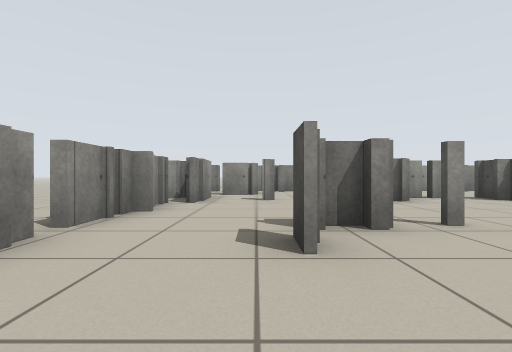
view 1 (above)

17 first-person views from a walk through a robot-simulator world made for Stage. The camera is 0.59 m above the floor, looks level and sees 85° across. The lines on the ground mark 1 m squares. The floor is counted in squares, 1 m on a side. Each view is taken from the middle of a square. On the plan, view 1 faces up. The plan holds only what a view shows up to about 9 squares ahead; the rest is blank. Robots are left out.

view 2
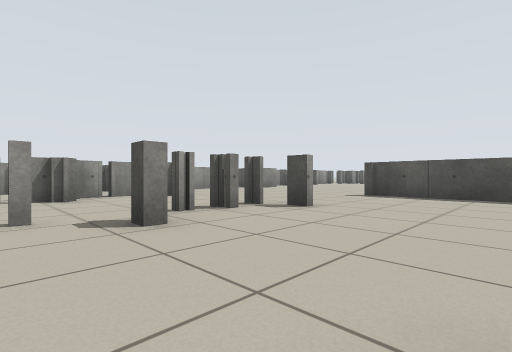

view 3
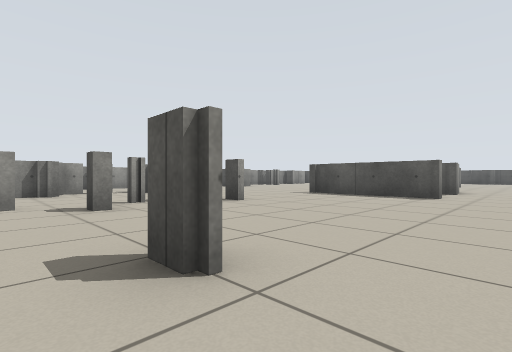

view 4
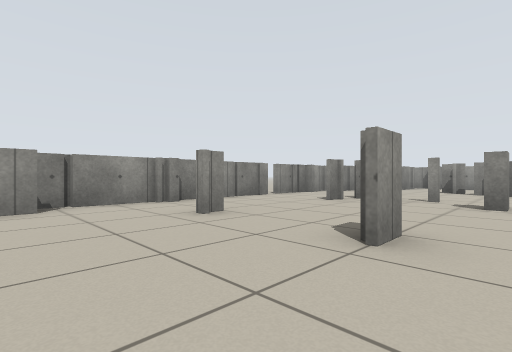

view 5
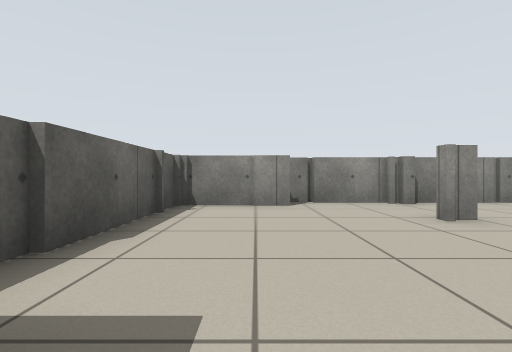

view 6
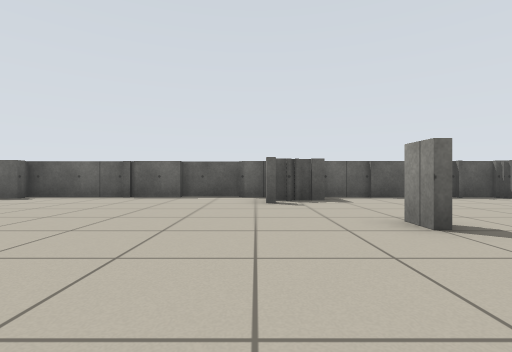

view 7
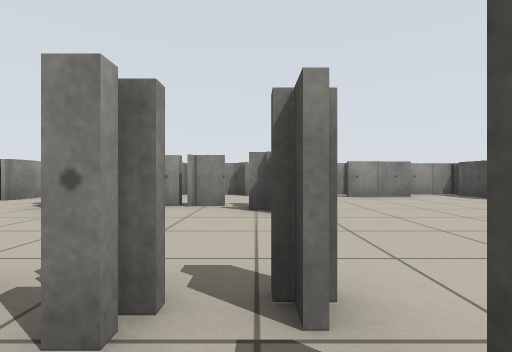

view 8
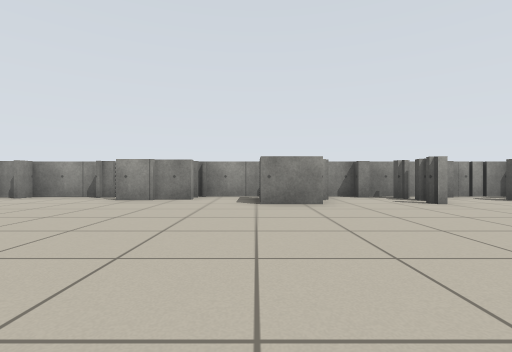

view 9
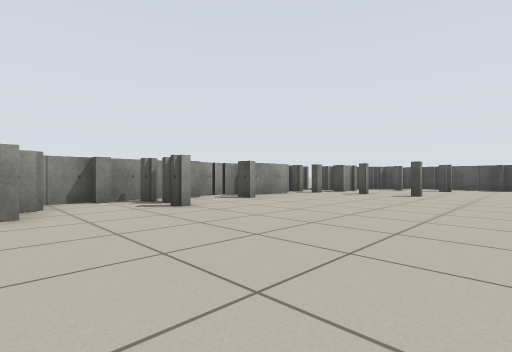

view 10
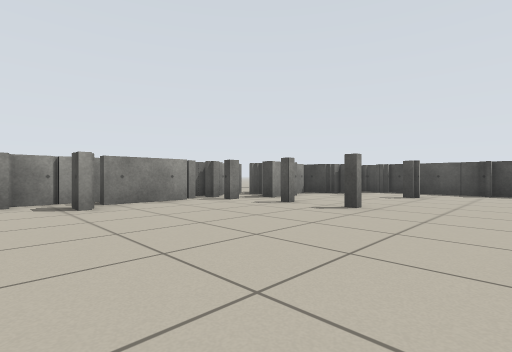

view 11
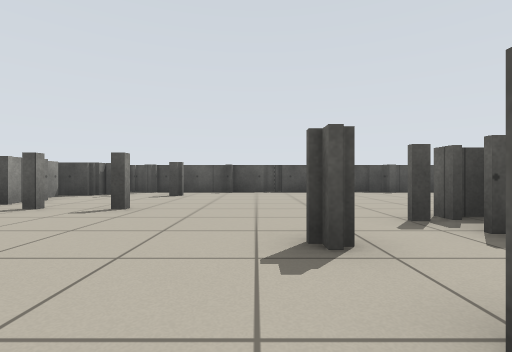

view 12
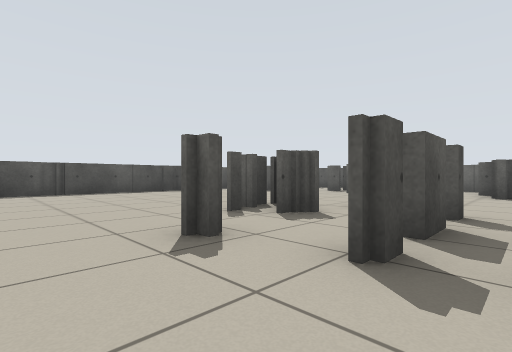

view 13
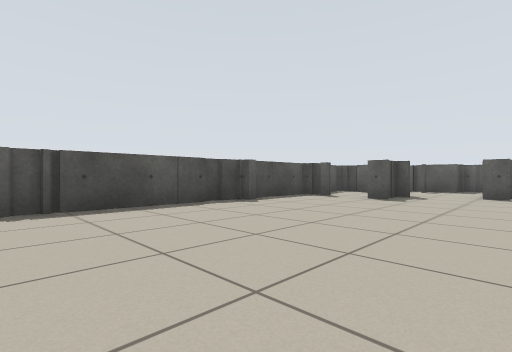

view 14
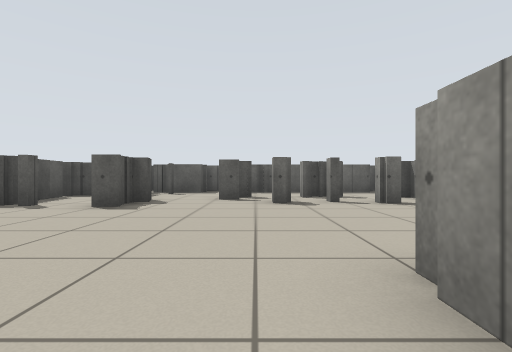

view 15
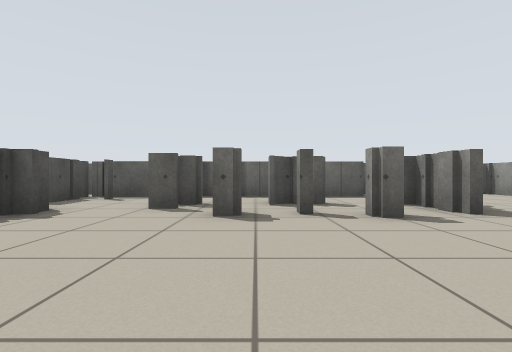

view 16
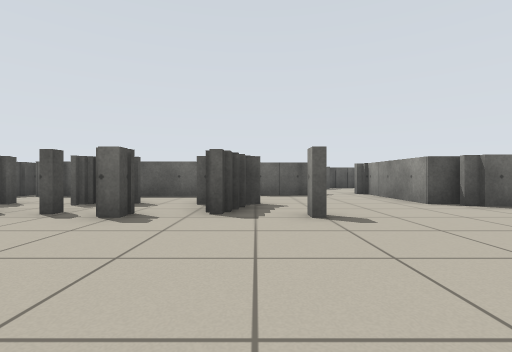

view 17
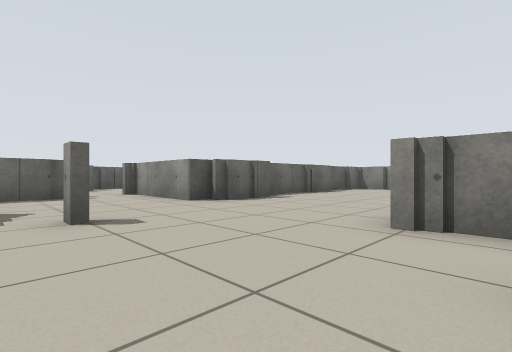

### Floor plan
Key: @ floor where view 1 was taken; # wall or solid block; x gap in a wall; . floor.
Columns run from 3 left of view 1 to 28 right of it. Each row starts with its distance up from view 1.
 11       #####################
 10    #  ......##.###.#.###.#####
  9  ###. .........##..#.........#
  8  #.....##................#...
  7  #x..##..#....................
  6  #..........................#.#
  5 .#............................#
  4 .#............................##
  3 .x.##...#x#.....    .#........#
  2  #....#.......#     .#.##.....#
  1  #............#     ...##.....##
  0  #.@..........###   ...........#
 -1  #.#..#.......#.#..............#
 -2  #.............................#
 -3  #............................##
 -4  #......#..........#..#.#...#.#
 -5  #.....#............##......#.##
 -6  ################...##.#..#..###
 -7                 #...........###
 -8                 #....#########
 -9                 #..###     #

Positions as (right, up) in squares from view 1, and headings:
1: (0, 0), facing up
2: (2, -1), facing up-right
3: (2, -3), facing up-right
4: (4, -4), facing up-left
5: (4, -4), facing left
6: (5, 2), facing down
7: (6, 2), facing up
8: (12, 3), facing up
9: (13, 4), facing up-right
10: (17, 4), facing up-right
11: (17, 4), facing right
12: (17, 5), facing down-right
13: (22, 4), facing down-right
14: (22, 2), facing down
15: (21, 0), facing down
16: (17, 0), facing down
17: (17, 0), facing down-left
